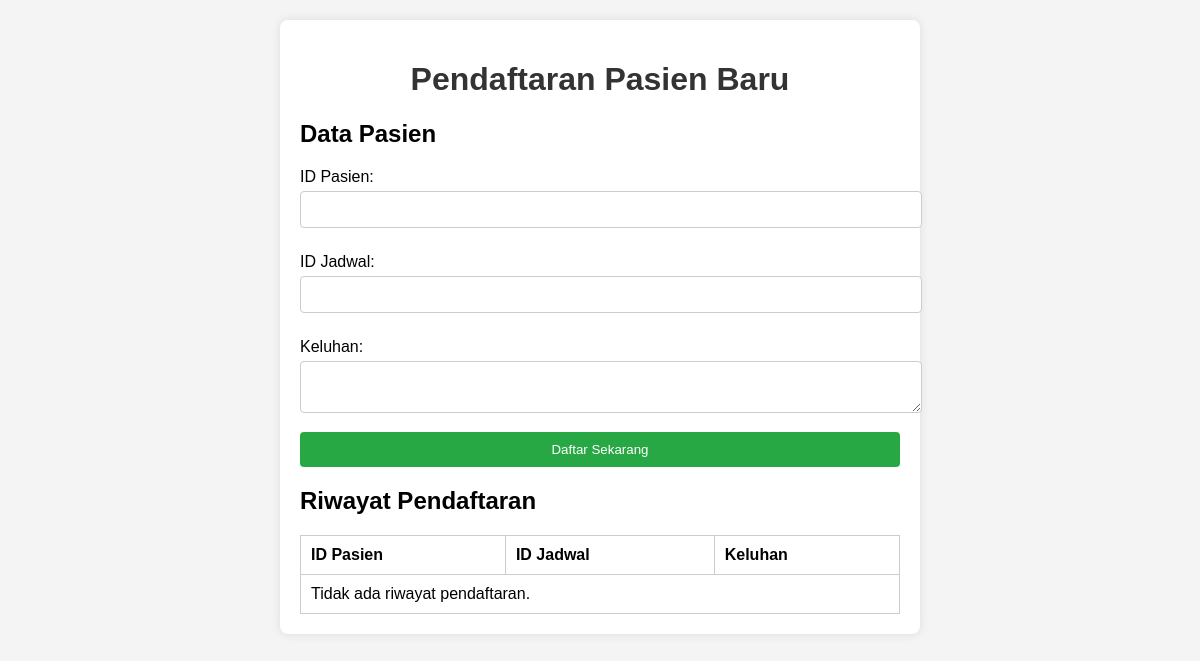
The page /daftar.php on the database as committed earlier.
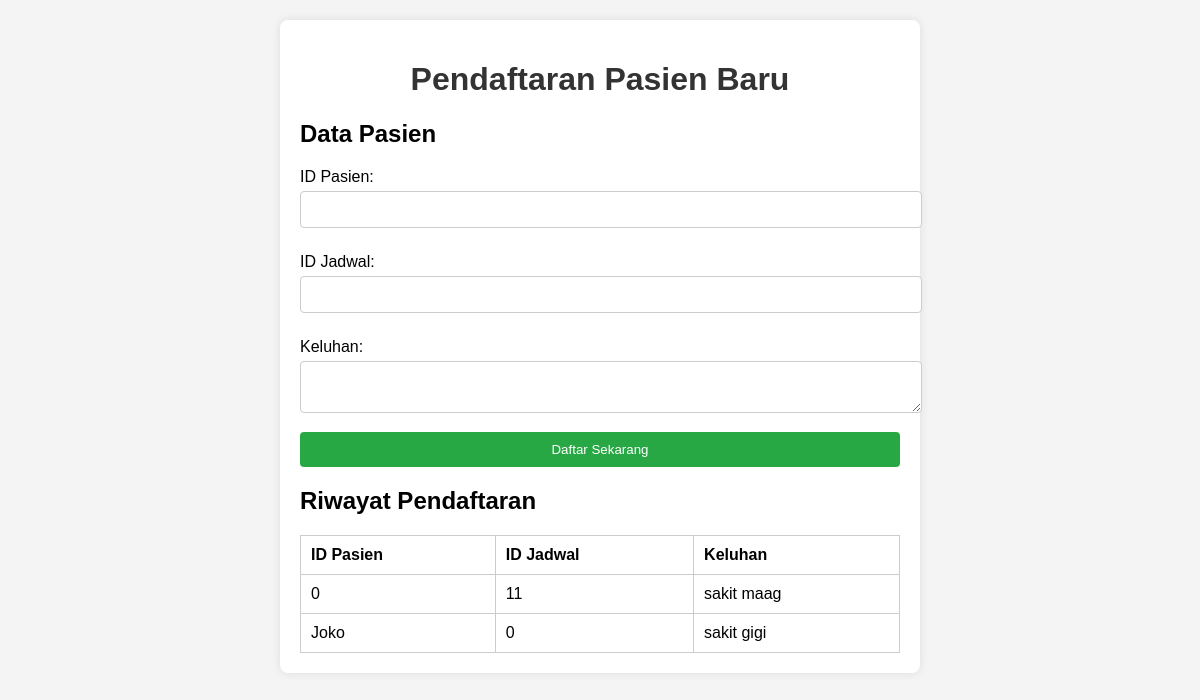
The same page on the database as committed later.
### tables this page shows
CREATE TABLE `daftar_poli` (
  `id` int(11) NOT NULL,
  `id_pasien` varchar(255) NOT NULL,
  `id_jadwal` int(11) NOT NULL,
  `keluhan` text NOT NULL,
  `no_antrian` int(11) DEFAULT NULL
);

### daftar.php (the view, shortened to what this page needs)
<?php
$servername = "localhost";
$username = "root";
$password = "";
$dbname = "db_bk";
$conn = new mysqli($servername, $username, $password, $dbname);
$history_sql = "SELECT * FROM daftar_poli ORDER BY id DESC";
$history_result = $conn->query($history_sql);
?>
<!DOCTYPE html>
<html lang="id">
<head>
    <link rel="stylesheet" href="https://cdnjs.cloudflare.com/ajax/libs/font-awesome/5.15.4/css/all.min.css">
</head>
<body>
    <div class="container">
        <h1>Pendaftaran Pasien Baru</h1>
        <form method="POST" action="">
            <h2>Data Pasien</h2>
            <label>ID Pasien:</label>
            <input type="text" name="id_pasien" required>
            <label>ID Jadwal:</label>
            <input type="text" name="id_jadwal" required>
            <label>Keluhan:</label>
            <textarea name="keluhan" required></textarea>
            <button type="submit">Daftar Sekarang</button>
        </form>
        <h2>Riwayat Pendaftaran</h2>
        <table>
            <thead>
                <tr>
                    <th>ID Pasien</th>
                    <th>ID Jadwal</th>
                    <th>Keluhan</th>
                </tr>
            </thead>
            <tbody>
                <?php if ($history_result->num_rows > 0): ?>
                    <?php while ($row = $history_result->fetch_assoc()): ?>
                        <tr>
                            <td><?php echo htmlspecialchars($row['id_pasien']); ?></td>
                            <td><?php echo htmlspecialchars($row['id_jadwal']); ?></td>
                            <td><?php echo htmlspecialchars($row['keluhan']); ?></td>
                        </tr>
                    <?php endwhile; ?>
                <?php else: ?>
                    <tr>
                        <td colspan="3">Tidak ada riwayat pendaftaran.</td>
                    </tr>
                <?php endif; ?>
            </tbody>
        </table>
    </div>
</body>
</html>

### daftar.php (style rules this page uses)
body { font-family: Arial, sans-serif; background-color: #f4f4f4; margin: 0; padding: 20px; }
.container { max-width: 600px; margin: auto; background: white; padding: 20px; border-radius: 8px; box-shadow: 0 0 10px rgba(0, 0, 0, 0.1); }
h1 { text-align: center; color: #333; }
label { display: block; margin: 10px 0 5px; }
input[type="text"], input[type="date"], textarea, select { width: 100%; padding: 10px; margin-bottom: 15px; border: 1px solid #ccc; border-radius: 4px; }
button { background-color: #28a745; color: white; padding: 10px; border: none; border-radius: 4px; cursor: pointer; width: 100%; }
table { width: 100%; border-collapse: collapse; margin-top: 20px; }
table, th, td { border: 1px solid #ccc; }
th, td { padding: 10px; text-align: left; }
th { background -color: #f2f2f2; }

Rows that differ between the two databases and show on the page:
added daftar_poli: id_pasien "0", id_jadwal "11", keluhan "sakit maag"
added daftar_poli: id_pasien "Joko", id_jadwal "0", keluhan "sakit gigi"
Other text that changed with them:
text no longer shown: "Tidak ada riwayat pendaftaran."
